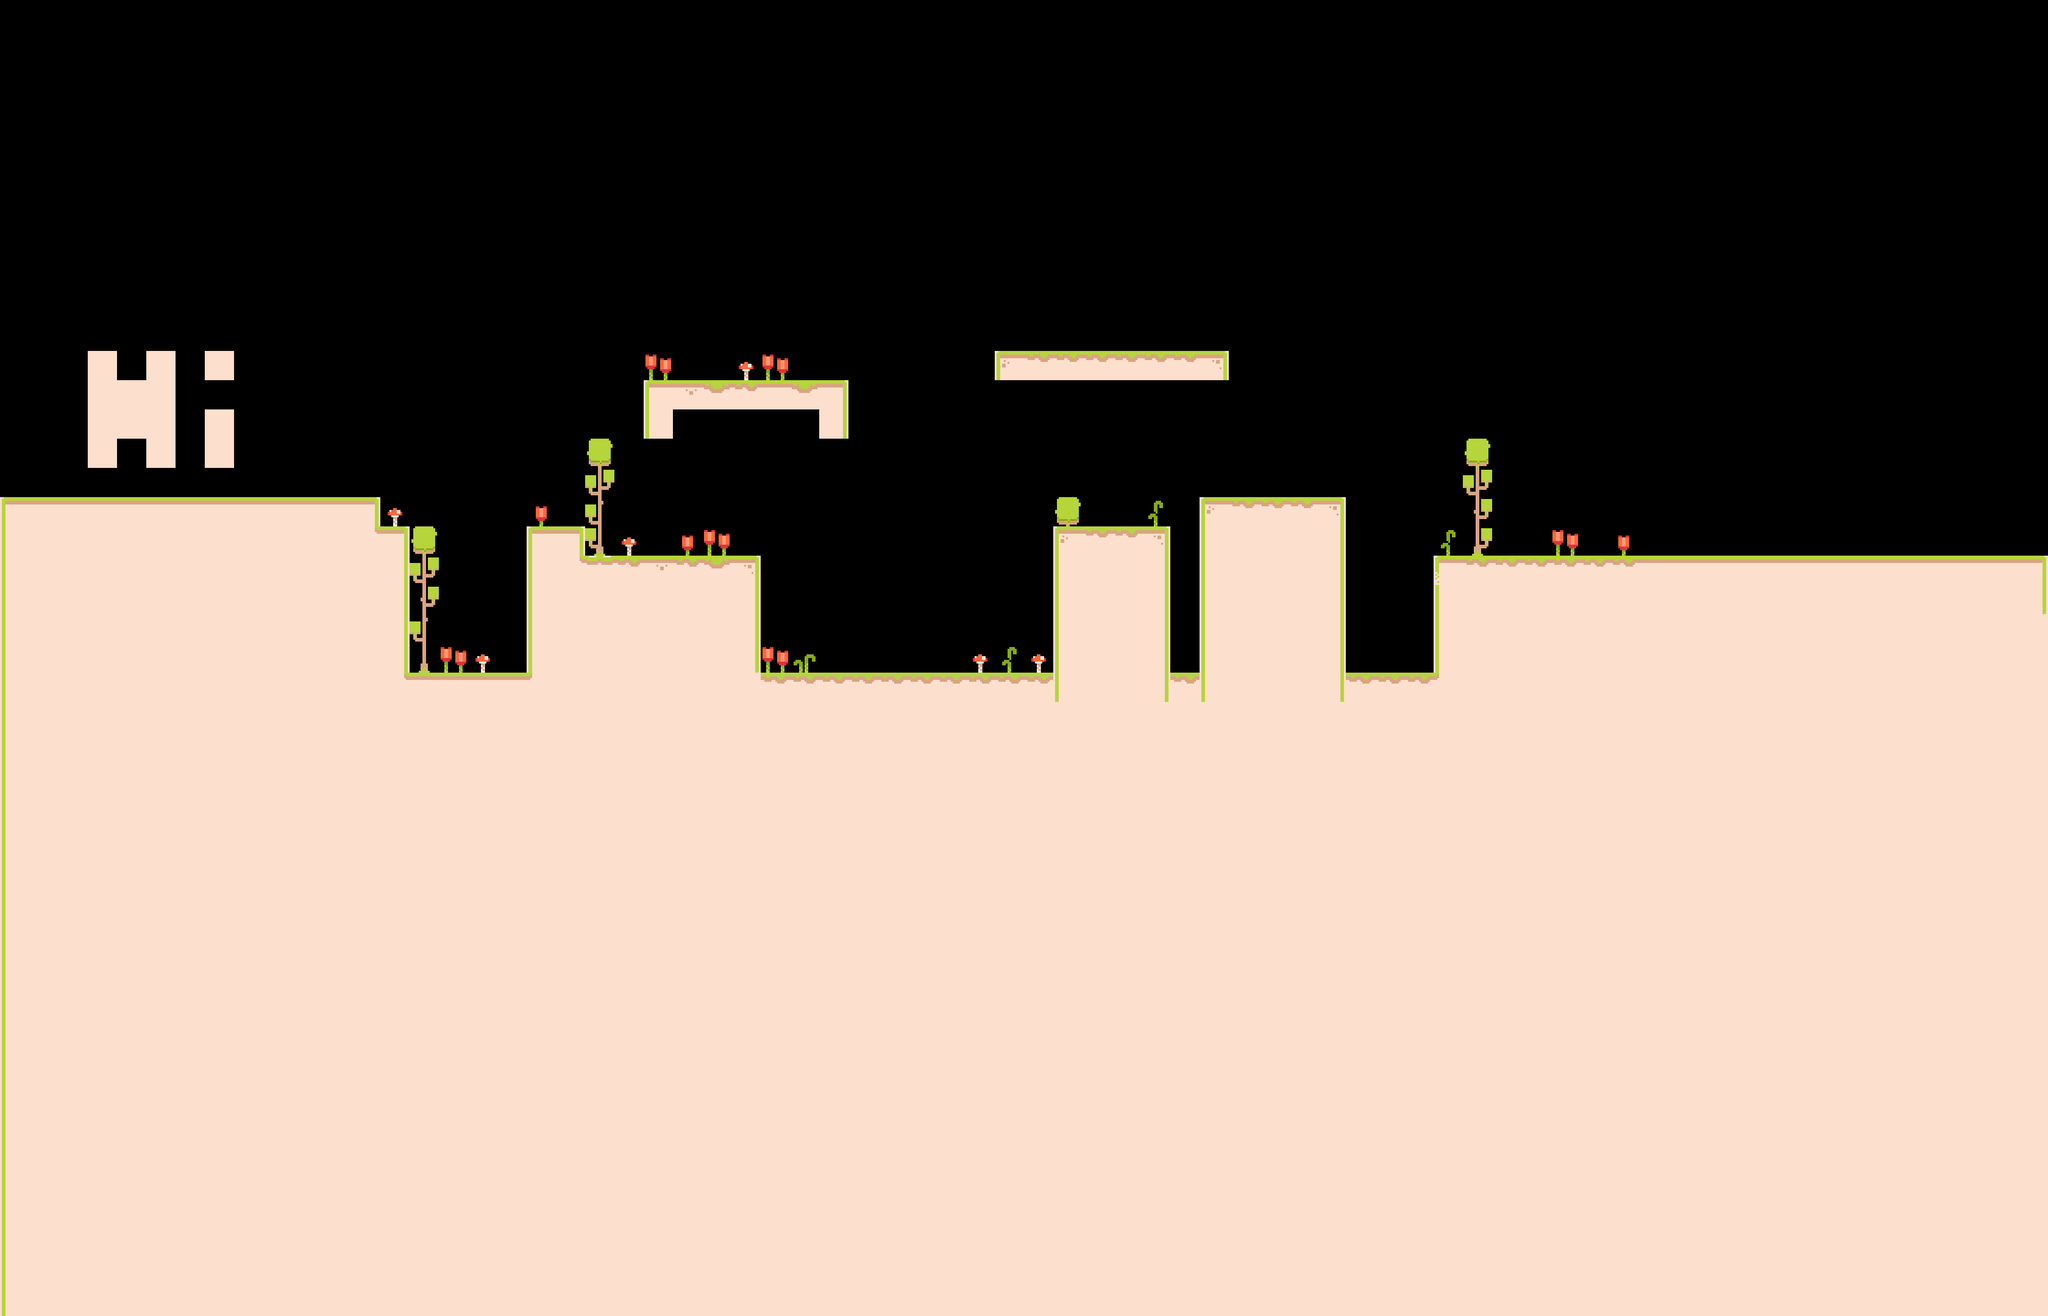

Below is a game level as drawn by its tile map, then a one-line description and the .tmx that defines it (tile-layer data replaced by summaries):
An orthogonal 70x45 tile map with 64x64 px tiles, 2 tile layers (Main, Decoration) and 8 objects (6x Worm, Player).

<map version="1.10" tiledversion="1.12.2" orientation="orthogonal" renderorder="right-down" width="70" height="45" tilewidth="64" tileheight="64" infinite="0" nextlayerid="4" nextobjectid="13">
 <tileset firstgid="1" source="../tilesets/tilemap.tsx" />
 <layer id="1" name="Main" width="70" height="45">
  <data>[3150 cells, 220 non-empty, 16 distinct tile ids]</data>
 </layer>
 <layer id="3" name="Decoration" width="70" height="45">
  <data>[3150 cells, 1673 non-empty, 15 distinct tile ids]</data>
 </layer>
 <objectgroup id="2" name="Entities">
  <object id="1" name="Player" x="795.058" y="1079.95">
   <point />
  </object>
  <object id="3" name="Worm" x="2944" y="320" width="576" height="64" />
  <object id="4" name="Worm" x="2603.51" y="1029.78" width="384" height="64" />
  <object id="6" name="Worm" x="1841.41" y="1400.65" width="448" height="64" />
  <object id="7" name="Worm" x="1280" y="1152" width="384" height="64" />
  <object id="8" name="Worm" x="3136.98" y="1150.9" width="448" height="64" />
  <object id="10" x="1310.51" y="561.623" width="80.2344" height="18.8438">
   <text wrap="1">Made By Ruan</text>
  </object>
  <object id="12" name="Worm" x="1420.23" y="775.41" width="448" height="64" />
 </objectgroup>
</map>
